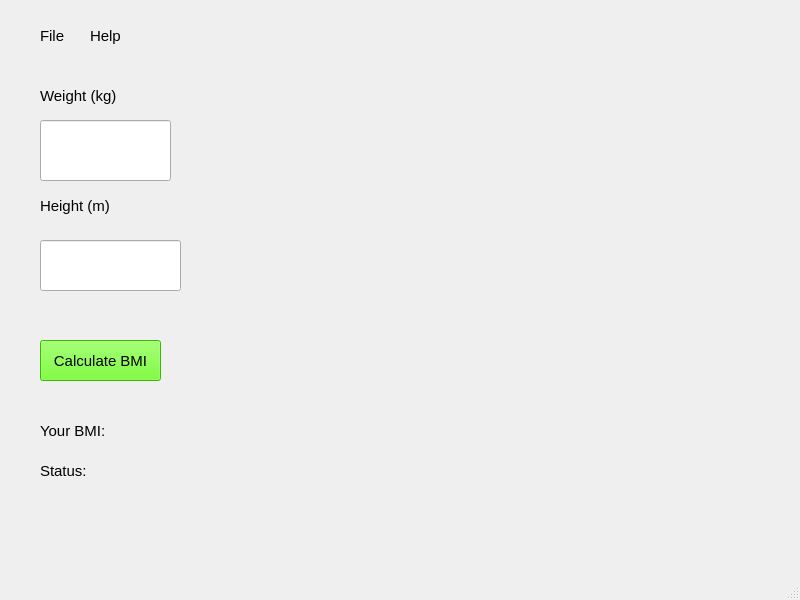
<?xml version="1.0" encoding="UTF-8"?>
<ui version="4.0">
 <class>MainWindow</class>
 <widget class="QMainWindow" name="MainWindow">
  <property name="geometry">
   <rect>
    <x>0</x>
    <y>0</y>
    <width>800</width>
    <height>600</height>
   </rect>
  </property>
  <property name="windowTitle">
   <string>MainWindow</string>
  </property>
  <widget class="QWidget" name="centralwidget">
   <widget class="QLabel" name="label">
    <property name="geometry">
     <rect>
      <x>40</x>
      <y>40</y>
      <width>211</width>
      <height>111</height>
     </rect>
    </property>
    <property name="font">
     <font>
      <pointsize>11</pointsize>
     </font>
    </property>
    <property name="text">
     <string>Weight (kg)</string>
    </property>
   </widget>
   <widget class="QLabel" name="label_3">
    <property name="geometry">
     <rect>
      <x>40</x>
      <y>440</y>
      <width>121</width>
      <height>61</height>
     </rect>
    </property>
    <property name="font">
     <font>
      <pointsize>11</pointsize>
     </font>
    </property>
    <property name="text">
     <string>Status:</string>
    </property>
   </widget>
   <widget class="QLineEdit" name="lineEdit">
    <property name="geometry">
     <rect>
      <x>40</x>
      <y>120</y>
      <width>131</width>
      <height>61</height>
     </rect>
    </property>
    <property name="font">
     <font>
      <pointsize>11</pointsize>
     </font>
    </property>
   </widget>
   <widget class="QLineEdit" name="lineEdit_2">
    <property name="geometry">
     <rect>
      <x>40</x>
      <y>240</y>
      <width>141</width>
      <height>51</height>
     </rect>
    </property>
   </widget>
   <widget class="QLabel" name="label_5">
    <property name="geometry">
     <rect>
      <x>40</x>
      <y>150</y>
      <width>211</width>
      <height>111</height>
     </rect>
    </property>
    <property name="font">
     <font>
      <pointsize>11</pointsize>
     </font>
    </property>
    <property name="text">
     <string>Height (m)</string>
    </property>
   </widget>
   <widget class="QLabel" name="label_4">
    <property name="geometry">
     <rect>
      <x>40</x>
      <y>400</y>
      <width>121</width>
      <height>61</height>
     </rect>
    </property>
    <property name="font">
     <font>
      <pointsize>11</pointsize>
     </font>
    </property>
    <property name="text">
     <string>Your BMI:</string>
    </property>
   </widget>
   <widget class="QPushButton" name="pushButton">
    <property name="geometry">
     <rect>
      <x>40</x>
      <y>340</y>
      <width>121</width>
      <height>41</height>
     </rect>
    </property>
    <property name="palette">
     <palette>
      <active>
       <colorrole role="WindowText">
        <brush brushstyle="SolidPattern">
         <color alpha="255">
          <red>0</red>
          <green>0</green>
          <blue>0</blue>
         </color>
        </brush>
       </colorrole>
       <colorrole role="Button">
        <brush brushstyle="SolidPattern">
         <color alpha="255">
          <red>85</red>
          <green>255</green>
          <blue>0</blue>
         </color>
        </brush>
       </colorrole>
       <colorrole role="Light">
        <brush brushstyle="SolidPattern">
         <color alpha="255">
          <red>170</red>
          <green>255</green>
          <blue>127</blue>
         </color>
        </brush>
       </colorrole>
       <colorrole role="Midlight">
        <brush brushstyle="SolidPattern">
         <color alpha="255">
          <red>127</red>
          <green>255</green>
          <blue>63</blue>
         </color>
        </brush>
       </colorrole>
       <colorrole role="Dark">
        <brush brushstyle="SolidPattern">
         <color alpha="255">
          <red>42</red>
          <green>127</green>
          <blue>0</blue>
         </color>
        </brush>
       </colorrole>
       <colorrole role="Mid">
        <brush brushstyle="SolidPattern">
         <color alpha="255">
          <red>57</red>
          <green>170</green>
          <blue>0</blue>
         </color>
        </brush>
       </colorrole>
       <colorrole role="Text">
        <brush brushstyle="SolidPattern">
         <color alpha="255">
          <red>0</red>
          <green>0</green>
          <blue>0</blue>
         </color>
        </brush>
       </colorrole>
       <colorrole role="BrightText">
        <brush brushstyle="SolidPattern">
         <color alpha="255">
          <red>255</red>
          <green>255</green>
          <blue>255</blue>
         </color>
        </brush>
       </colorrole>
       <colorrole role="ButtonText">
        <brush brushstyle="SolidPattern">
         <color alpha="255">
          <red>0</red>
          <green>0</green>
          <blue>0</blue>
         </color>
        </brush>
       </colorrole>
       <colorrole role="Base">
        <brush brushstyle="SolidPattern">
         <color alpha="255">
          <red>255</red>
          <green>255</green>
          <blue>255</blue>
         </color>
        </brush>
       </colorrole>
       <colorrole role="Window">
        <brush brushstyle="SolidPattern">
         <color alpha="255">
          <red>85</red>
          <green>255</green>
          <blue>0</blue>
         </color>
        </brush>
       </colorrole>
       <colorrole role="Shadow">
        <brush brushstyle="SolidPattern">
         <color alpha="255">
          <red>0</red>
          <green>0</green>
          <blue>0</blue>
         </color>
        </brush>
       </colorrole>
       <colorrole role="AlternateBase">
        <brush brushstyle="SolidPattern">
         <color alpha="255">
          <red>170</red>
          <green>255</green>
          <blue>127</blue>
         </color>
        </brush>
       </colorrole>
       <colorrole role="ToolTipBase">
        <brush brushstyle="SolidPattern">
         <color alpha="255">
          <red>255</red>
          <green>255</green>
          <blue>220</blue>
         </color>
        </brush>
       </colorrole>
       <colorrole role="ToolTipText">
        <brush brushstyle="SolidPattern">
         <color alpha="255">
          <red>0</red>
          <green>0</green>
          <blue>0</blue>
         </color>
        </brush>
       </colorrole>
       <colorrole role="PlaceholderText">
        <brush brushstyle="SolidPattern">
         <color alpha="127">
          <red>0</red>
          <green>0</green>
          <blue>0</blue>
         </color>
        </brush>
       </colorrole>
      </active>
      <inactive>
       <colorrole role="WindowText">
        <brush brushstyle="SolidPattern">
         <color alpha="255">
          <red>0</red>
          <green>0</green>
          <blue>0</blue>
         </color>
        </brush>
       </colorrole>
       <colorrole role="Button">
        <brush brushstyle="SolidPattern">
         <color alpha="255">
          <red>85</red>
          <green>255</green>
          <blue>0</blue>
         </color>
        </brush>
       </colorrole>
       <colorrole role="Light">
        <brush brushstyle="SolidPattern">
         <color alpha="255">
          <red>170</red>
          <green>255</green>
          <blue>127</blue>
         </color>
        </brush>
       </colorrole>
       <colorrole role="Midlight">
        <brush brushstyle="SolidPattern">
         <color alpha="255">
          <red>127</red>
          <green>255</green>
          <blue>63</blue>
         </color>
        </brush>
       </colorrole>
       <colorrole role="Dark">
        <brush brushstyle="SolidPattern">
         <color alpha="255">
          <red>42</red>
          <green>127</green>
          <blue>0</blue>
         </color>
        </brush>
       </colorrole>
       <colorrole role="Mid">
        <brush brushstyle="SolidPattern">
         <color alpha="255">
          <red>57</red>
          <green>170</green>
          <blue>0</blue>
         </color>
        </brush>
       </colorrole>
       <colorrole role="Text">
        <brush brushstyle="SolidPattern">
         <color alpha="255">
          <red>0</red>
          <green>0</green>
          <blue>0</blue>
         </color>
        </brush>
       </colorrole>
       <colorrole role="BrightText">
        <brush brushstyle="SolidPattern">
         <color alpha="255">
          <red>255</red>
          <green>255</green>
          <blue>255</blue>
         </color>
        </brush>
       </colorrole>
       <colorrole role="ButtonText">
        <brush brushstyle="SolidPattern">
         <color alpha="255">
          <red>0</red>
          <green>0</green>
          <blue>0</blue>
         </color>
        </brush>
       </colorrole>
       <colorrole role="Base">
        <brush brushstyle="SolidPattern">
         <color alpha="255">
          <red>255</red>
          <green>255</green>
          <blue>255</blue>
         </color>
        </brush>
       </colorrole>
       <colorrole role="Window">
        <brush brushstyle="SolidPattern">
         <color alpha="255">
          <red>85</red>
          <green>255</green>
          <blue>0</blue>
         </color>
        </brush>
       </colorrole>
       <colorrole role="Shadow">
        <brush brushstyle="SolidPattern">
         <color alpha="255">
          <red>0</red>
          <green>0</green>
          <blue>0</blue>
         </color>
        </brush>
       </colorrole>
       <colorrole role="AlternateBase">
        <brush brushstyle="SolidPattern">
         <color alpha="255">
          <red>170</red>
          <green>255</green>
          <blue>127</blue>
         </color>
        </brush>
       </colorrole>
       <colorrole role="ToolTipBase">
        <brush brushstyle="SolidPattern">
         <color alpha="255">
          <red>255</red>
          <green>255</green>
          <blue>220</blue>
         </color>
        </brush>
       </colorrole>
       <colorrole role="ToolTipText">
        <brush brushstyle="SolidPattern">
         <color alpha="255">
          <red>0</red>
          <green>0</green>
          <blue>0</blue>
         </color>
        </brush>
       </colorrole>
       <colorrole role="PlaceholderText">
        <brush brushstyle="SolidPattern">
         <color alpha="127">
          <red>0</red>
          <green>0</green>
          <blue>0</blue>
         </color>
        </brush>
       </colorrole>
      </inactive>
      <disabled>
       <colorrole role="WindowText">
        <brush brushstyle="SolidPattern">
         <color alpha="255">
          <red>42</red>
          <green>127</green>
          <blue>0</blue>
         </color>
        </brush>
       </colorrole>
       <colorrole role="Button">
        <brush brushstyle="SolidPattern">
         <color alpha="255">
          <red>85</red>
          <green>255</green>
          <blue>0</blue>
         </color>
        </brush>
       </colorrole>
       <colorrole role="Light">
        <brush brushstyle="SolidPattern">
         <color alpha="255">
          <red>170</red>
          <green>255</green>
          <blue>127</blue>
         </color>
        </brush>
       </colorrole>
       <colorrole role="Midlight">
        <brush brushstyle="SolidPattern">
         <color alpha="255">
          <red>127</red>
          <green>255</green>
          <blue>63</blue>
         </color>
        </brush>
       </colorrole>
       <colorrole role="Dark">
        <brush brushstyle="SolidPattern">
         <color alpha="255">
          <red>42</red>
          <green>127</green>
          <blue>0</blue>
         </color>
        </brush>
       </colorrole>
       <colorrole role="Mid">
        <brush brushstyle="SolidPattern">
         <color alpha="255">
          <red>57</red>
          <green>170</green>
          <blue>0</blue>
         </color>
        </brush>
       </colorrole>
       <colorrole role="Text">
        <brush brushstyle="SolidPattern">
         <color alpha="255">
          <red>42</red>
          <green>127</green>
          <blue>0</blue>
         </color>
        </brush>
       </colorrole>
       <colorrole role="BrightText">
        <brush brushstyle="SolidPattern">
         <color alpha="255">
          <red>255</red>
          <green>255</green>
          <blue>255</blue>
         </color>
        </brush>
       </colorrole>
       <colorrole role="ButtonText">
        <brush brushstyle="SolidPattern">
         <color alpha="255">
          <red>42</red>
          <green>127</green>
          <blue>0</blue>
         </color>
        </brush>
       </colorrole>
       <colorrole role="Base">
        <brush brushstyle="SolidPattern">
         <color alpha="255">
          <red>85</red>
          <green>255</green>
          <blue>0</blue>
         </color>
        </brush>
       </colorrole>
       <colorrole role="Window">
        <brush brushstyle="SolidPattern">
         <color alpha="255">
          <red>85</red>
          <green>255</green>
          <blue>0</blue>
         </color>
        </brush>
       </colorrole>
       <colorrole role="Shadow">
        <brush brushstyle="SolidPattern">
         <color alpha="255">
          <red>0</red>
          <green>0</green>
          <blue>0</blue>
         </color>
        </brush>
       </colorrole>
       <colorrole role="AlternateBase">
        <brush brushstyle="SolidPattern">
         <color alpha="255">
          <red>85</red>
          <green>255</green>
          <blue>0</blue>
         </color>
        </brush>
       </colorrole>
       <colorrole role="ToolTipBase">
        <brush brushstyle="SolidPattern">
         <color alpha="255">
          <red>255</red>
          <green>255</green>
          <blue>220</blue>
         </color>
        </brush>
       </colorrole>
       <colorrole role="ToolTipText">
        <brush brushstyle="SolidPattern">
         <color alpha="255">
          <red>0</red>
          <green>0</green>
          <blue>0</blue>
         </color>
        </brush>
       </colorrole>
       <colorrole role="PlaceholderText">
        <brush brushstyle="SolidPattern">
         <color alpha="127">
          <red>42</red>
          <green>127</green>
          <blue>0</blue>
         </color>
        </brush>
       </colorrole>
      </disabled>
     </palette>
    </property>
    <property name="font">
     <font>
      <pointsize>11</pointsize>
     </font>
    </property>
    <property name="text">
     <string>Calculate BMI</string>
    </property>
   </widget>
   <widget class="QLabel" name="label_2">
    <property name="geometry">
     <rect>
      <x>40</x>
      <y>20</y>
      <width>101</width>
      <height>31</height>
     </rect>
    </property>
    <property name="font">
     <font>
      <pointsize>11</pointsize>
     </font>
    </property>
    <property name="text">
     <string>File</string>
    </property>
   </widget>
   <widget class="QLabel" name="label_6">
    <property name="geometry">
     <rect>
      <x>90</x>
      <y>20</y>
      <width>101</width>
      <height>31</height>
     </rect>
    </property>
    <property name="font">
     <font>
      <pointsize>11</pointsize>
     </font>
    </property>
    <property name="text">
     <string>Help</string>
    </property>
   </widget>
  </widget>
  <widget class="QMenuBar" name="menubar">
   <property name="geometry">
    <rect>
     <x>0</x>
     <y>0</y>
     <width>800</width>
     <height>22</height>
    </rect>
   </property>
  </widget>
  <widget class="QStatusBar" name="statusbar"/>
 </widget>
 <resources/>
 <connections/>
</ui>
